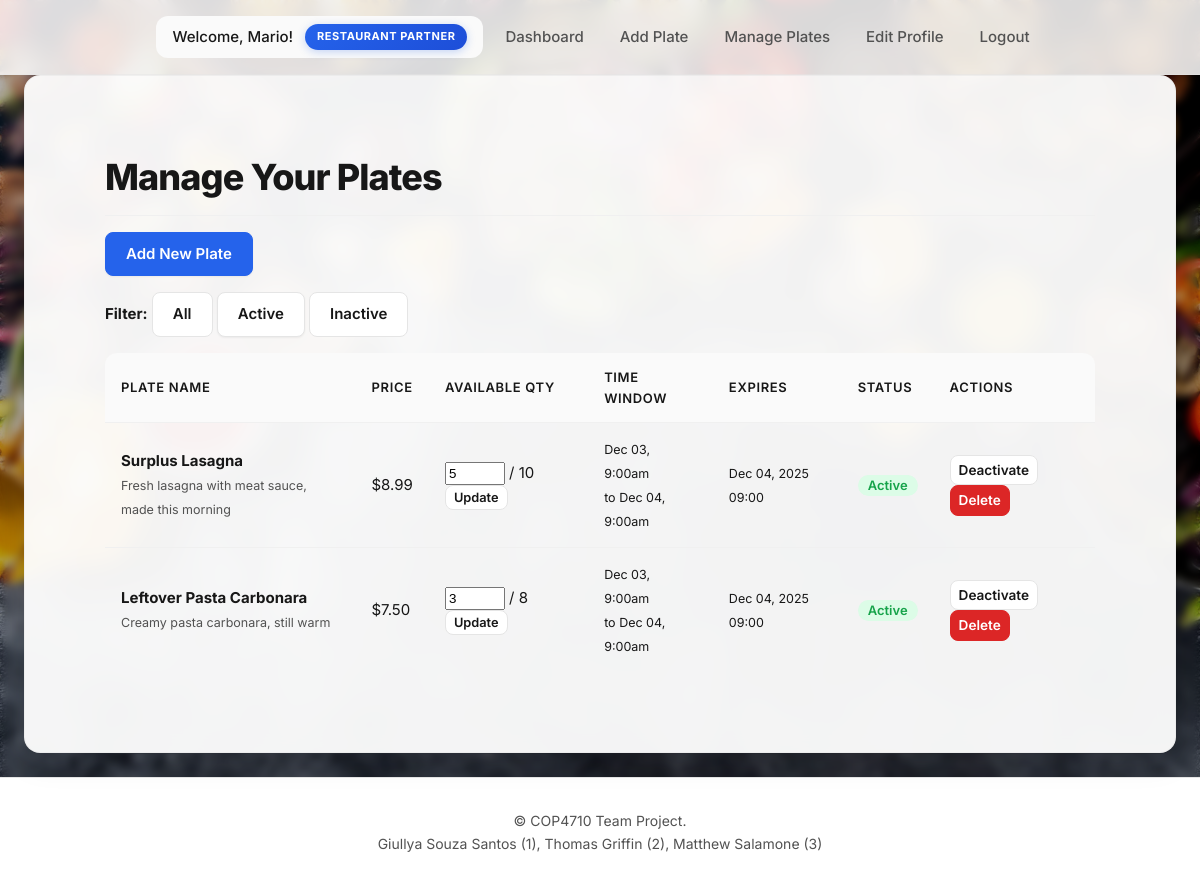
Screenshot of /restaurant_manage_plates.php?filter=active (signed in) with the database file from the repository.
### tables this page shows
CREATE TABLE Plates (
    plate_id INT AUTO_INCREMENT PRIMARY KEY,
    restaurant_id INT NOT NULL,
    plate_name VARCHAR(255) NOT NULL,
    description TEXT,
    price DECIMAL(10, 2) NOT NULL,
    quantity_available INT NOT NULL,
    original_quantity INT NOT NULL,
    available_from DATETIME NOT NULL,
    available_until DATETIME NOT NULL,
    is_active BOOLEAN DEFAULT TRUE,
    created_at TIMESTAMP DEFAULT CURRENT_TIMESTAMP,
    updated_at TIMESTAMP DEFAULT CURRENT_TIMESTAMP ON UPDATE CURRENT_TIMESTAMP,
    FOREIGN KEY (restaurant_id) REFERENCES Restaurants(restaurant_id) ON DELETE CASCADE,
    CHECK (quantity_available >= 0),
    CHECK (quantity_available <= original_quantity)
);

### restaurant_manage_plates.php (the view, shortened to what this page needs)
<?php
$db = getDB();
$restaurant_id = $_SESSION['user_id'];
$filter = isset($_GET['filter']) ? $_GET['filter'] : 'all';
$query = "SELECT * FROM Plates WHERE restaurant_id = ?";
if ($filter === 'active') {
    $query .= " AND is_active = TRUE";
} elseif ($filter === 'inactive') {
    $query .= " AND is_active = FALSE";
}
$query .= " ORDER BY created_at DESC";
$stmt = $db->prepare($query);
$stmt->bind_param("i", $restaurant_id);
$stmt->execute();
$plates = $stmt->get_result();
function getPlateStatus($plate) {
    $now = new DateTime();
    $expiration = new DateTime($plate['available_until']);
    $is_expired = $now > $expiration;
    $out_of_stock = $plate['quantity_available'] <= 0;
    if ($is_expired || $out_of_stock) {
        return [
            'status' => 'Inactive',
            'badge_class' => 'badge-inactive',
            'reason' => $is_expired ? 'Expired' : 'Out of Stock'
        ];
    } elseif ($plate['is_active']) {
        return [
            'status' => 'Active',
            'badge_class' => 'badge-active',
            'reason' => ''
        ];
    } else {
        return [
            'status' => 'Inactive',
            'badge_class' => 'badge-inactive',
            'reason' => 'Disabled'
        ];
    }
}
include 'includes/header.php';
?>
<div class="card">
    <h1>Manage Your Plates</h1>
    <div style="margin-bottom: 1rem; display: flex; gap: 1rem; justify-content: space-between;">
        <div>
            <a href="restaurant_add_plate.php" class="btn btn-primary">Add New Plate</a>
        </div>
    </div>
    <div style="margin-bottom: 1rem;">
        <strong>Filter:</strong>
        <a href="restaurant_manage_plates.php?filter=all" class="btn btn-secondary <?php echo $filter === 'all' ? 'btn-primary' : ''; ?>">All</a>
        <a href="restaurant_manage_plates.php?filter=active" class="btn btn-secondary <?php echo $filter === 'active' ? 'btn-primary' : ''; ?>">Active</a>
        <a href="restaurant_manage_plates.php?filter=inactive" class="btn btn-secondary <?php echo $filter === 'inactive' ? 'btn-primary' : ''; ?>">Inactive</a>
    </div>
    <?php if ($plates->num_rows > 0): ?>
        <table>
            <thead>
                <tr>
                    <th>Plate Name</th>
                    <th>Price</th>
                    <th>Available Qty</th>
                    <th>Time Window</th>
                    <th>Expires</th>
                    <th>Status</th>
                    <th>Actions</th>
                </tr>
            </thead>
            <tbody>
                <?php while ($plate = $plates->fetch_assoc()):
                    $plate_status = getPlateStatus($plate);
                ?>
                    <tr>
                        <td>
                            <strong><?php echo htmlspecialchars($plate['plate_name']); ?></strong>
                            <?php if ($plate['description']): ?>
                                <br><small class="text-muted"><?php echo htmlspecialchars(substr($plate['description'], 0, 50)); ?><?php echo strlen($plate['description']) > 50 ? '...' : ''; ?></small>
                            <?php endif; ?>
                        </td>
                        <td>$<?php echo number_format($plate['price'], 2); ?></td>
                        <td>
                            <form method="POST" style="display: inline-block;">
                                <input type="number" name="quantity_available" value="<?php echo $plate['quantity_available']; ?>" min="0" max="<?php echo $plate['original_quantity']; ?>" style="width: 60px; padding: 2px;">
                                / <?php echo $plate['original_quantity']; ?>
                                <button type="submit" name="update_quantity" class="btn btn-secondary" style="padding: 2px 8px; font-size: 0.8rem;">Update</button>
                            </form>
                        </td>
                        <td>
                            <small>
                                <?php echo date('M d, g:ia', strtotime($plate['available_from'])); ?><br>
                                to <?php echo date('M d, g:ia', strtotime($plate['available_until'])); ?>
                            </small>
                        </td>
                        <td>
                            <small><?php echo date('M d, Y H:i', strtotime($plate['available_until'])); ?></small>
                        </td>
                        <td>
                            <span class="badge <?php echo $plate_status['badge_class']; ?>">
                                <?php echo $plate_status['status']; ?>
                            </span>
                        </td>
                        <td>
                            <?php if ($plate['is_active']): ?>
                                <a href="?action=deactivate&id=<?php echo $plate['plate_id']; ?>" class="btn btn-secondary" style="padding: 4px 8px; font-size: 0.85rem;" onclick="return confirm('Deactivate this plate?')">Deactivate</a>
                            <?php else: ?>
                                <a href="?action=activate&id=<?php echo $plate['plate_id']; ?>" class="btn btn-success" style="padding: 4px 8px; font-size: 0.85rem;">Activate</a>
                            <?php endif; ?>
                            <a href="?action=delete&id=<?php echo $plate['plate_id']; ?>" class="btn btn-danger" style="padding: 4px 8px; font-size: 0.85rem;" onclick="return confirmDelete('<?php echo htmlspecialchars($plate['plate_name']); ?>')">Delete</a>
                        </td>
                    </tr>
                <?php endwhile; ?>
            </tbody>
        </table>
    <?php else: ?>
        <p class="text-muted">No plates found. <a href="restaurant_add_plate.php">Add your first plate!</a></p>
    <?php endif; ?>
</div>
<?php
include 'includes/footer.php';
?>

### css/style.css (style rules this page uses)
* { margin: 0; padding: 0; box-sizing: border-box; }
:root { --color-bg: #ffffff; --color-bg-secondary: #fafafa; --color-bg-tertiary: #f5f5f5; --color-border: #e5e5e5; --color-border-light: #f0f0f0; --color-text-primary: #171717; --color-text-secondary: #525252; --color-text-tertiary: #737373; --color-accent: #2563eb; --color-accent-hover: #1d4ed8; --color-accent-light: #dbeafe; --color-success: #16a34a; --color-success-light: #dcfce7; --color-danger: #dc2626; --color-danger-light: #fee2e2; --color-warning: #d97706; --color-warning-light: #fef3c7; --shadow-sm: 0 1px 2px 0 rgb(0 0 0 / 0.05); --shadow-md: 0 4px 6px -1px rgb(0 0 0 / 0.1), 0 2px 4px -2px rgb(0 0 0 / 0.1); --shadow-lg: 0 10px 15px -3px rgb(0 0 0 / 0.1), 0 4px 6px -4px rgb(0 0 0 / 0.1); --radius-sm: 0.5rem; --radius-md: 0.75rem; --radius-lg: 1rem; }
body { font-family: 'Inter', -apple-system, BlinkMacSystemFont, 'Segoe UI', system-ui, sans-serif; font-size: 15px; line-height: 1.6; color: var(--color-text-primary); background-color: var(--color-bg-secondary); min-height: 100vh; display: flex; flex-direction: column; -webkit-font-smoothing: antialiased; -moz-osx-font-smoothing: grayscale; position: relative; }
body::before { content: ''; position: fixed; top: 0; left: 0; right: 0; bottom: 0; background-image: url('../includes/Background.jpg'); background-size: cover; background-position: center; background-attachment: fixed; background-repeat: no-repeat; z-index: -2; }
body::after { content: ''; position: fixed; top: 0; left: 0; right: 0; bottom: 0; background: rgba(0, 0, 0, 0.3); backdrop-filter: blur(4px); -webkit-backdrop-filter: blur(4px); z-index: -1; pointer-events: none; }
.card { background: rgba(255, 255, 255, 0.95); backdrop-filter: blur(10px); -webkit-backdrop-filter: blur(10px); border: 1px solid rgba(229, 229, 229, 0.5); border-radius: var(--radius-lg); padding: 5rem; margin-bottom: 1.5rem; box-shadow: 0 8px 32px rgba(0, 0, 0, 0.1); transition: all 0.2s cubic-bezier(0.4, 0, 0.2, 1); }
h1, h2, h3, h4, h5, h6 { font-weight: 700; line-height: 1.2; color: var(--color-text-primary); margin-bottom: 1rem; letter-spacing: -0.025em; }
h1 { font-size: 2.25rem; font-weight: 800; }
.card h1, .card h2 { margin-bottom: 1rem; padding-bottom: 1rem; border-bottom: 1px solid var(--color-border-light); }
.btn { display: inline-flex; align-items: center; justify-content: center; gap: 0.5rem; padding: 0.625rem 1.25rem; border: 1px solid transparent; border-radius: var(--radius-sm); font-size: 0.9375rem; font-weight: 600; cursor: pointer; text-decoration: none; transition: all 0.15s cubic-bezier(0.4, 0, 0.2, 1); font-family: inherit; line-height: 1.5; white-space: nowrap; }
.btn-primary { background-color: var(--color-accent); color: white; border-color: var(--color-accent); box-shadow: 0 1px 2px 0 rgba(0, 0, 0, 0.05); }
.btn-danger { background-color: var(--color-danger); color: white; border-color: var(--color-danger); }
.btn-secondary { background-color: var(--color-bg); color: var(--color-text-primary); border-color: var(--color-border); }
table { width: 100%; border-collapse: collapse; margin-top: 1rem; font-size: 0.9375rem; border-radius: var(--radius-md); overflow: hidden; }
table th, table td { padding: 0.875rem 1rem; text-align: left; border-bottom: 1px solid var(--color-border-light); }
table th { background-color: var(--color-bg-secondary); font-weight: 600; color: var(--color-text-primary); font-size: 0.8125rem; text-transform: uppercase; letter-spacing: 0.05em; }
table tbody tr { transition: background-color 0.15s cubic-bezier(0.4, 0, 0.2, 1); }
table tbody tr:last-child td { border-bottom: none; }
.text-muted { color: var(--color-text-secondary); }
.badge { display: inline-flex; align-items: center; padding: 0.25rem 0.625rem; border-radius: 9999px; font-size: 0.8125rem; font-weight: 600; line-height: 1; }
.badge-active { background-color: var(--color-success-light); color: var(--color-success); }
@media (prefers-reduced-motion: no-preference) { html { scroll-behavior: smooth; } }
@media (prefers-reduced-motion: no-preference) { * { transition-timing-function: cubic-bezier(0.4, 0, 0.2, 1); } }

### rows the page displays
plates: plate_name "Surplus Lasagna", description "Fresh lasagna with meat sauce, made this morning", price "8.99", quantity_available "5", original_quantity "10", available_from "Dec 03, 9:00am", available_until "Dec 04, 9:00am", available_until "Dec 04, 2025 09:00", status "Active"
plates: plate_name "Leftover Pasta Carbonara", description "Creamy pasta carbonara, still warm", price "7.50", quantity_available "3", original_quantity "8", available_from "Dec 03, 9:00am", available_until "Dec 04, 9:00am", available_until "Dec 04, 2025 09:00", status "Active"

### other values shown
$_SESSION['first_name'] "Mario"
getRoleDisplayName() "RESTAURANT PARTNER"
